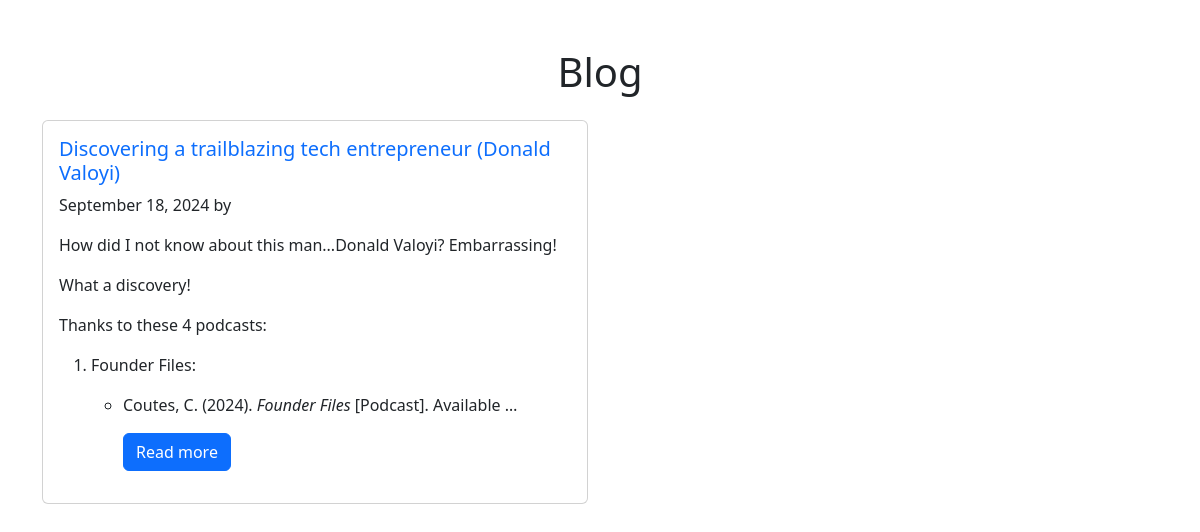
Screenshot of /blog/ with the database file from the repository.
### showcase/models.py (models this page shows, shortened)
class BlogPost(models.Model):
    title = models.CharField(max_length=200)
    body = HTMLField()
    created_at = models.DateTimeField(auto_now_add=True)
    updated_at = models.DateTimeField(auto_now=True)

### showcase/views.py (the view)
# urls.py: path('blog/', views.blog_list, name='blog_list'),
def blog_list(request):
    blog_posts = BlogPost.objects.order_by('-created_at')  # Display latest posts first
    return render(request, 'showcase/blog_list.html', {'blog_posts': blog_posts})

### showcase/templates/showcase/blog_list.html (shortened to what this page needs)
<!DOCTYPE html>
<html lang="en">
<head>
    <link href="https://cdn.jsdelivr.net/npm/bootstrap@5.3.0-alpha1/dist/css/bootstrap.min.css" rel="stylesheet">
</head>
<body>
    <div class="container mt-5">
        <h1 class="text-center mb-4">Blog</h1>
        <div class="row">
            {% for post in blog_posts %}
            <div class="col-md-6 mb-4">
                <div class="card h-100">
                    <div class="card-body">
                        <h5 class="card-title">
                            <a href="{% url 'showcase:blog_detail' post.pk %}" class="text-decoration-none">{{ post.title }}</a>
                        </h5>
                        <p class="card-text">{{ post.created_at|date:"F j, Y" }} by {{ post.author }}</p>
                        <p class="card-text">{{ post.body |safe |truncatewords:30 }}</p>
                        <a href="{% url 'showcase:blog_detail' post.pk %}" class="btn btn-primary">Read more</a>
                    </div>
                </div>
            </div>
            {% endfor %}
        </div>
    </div>
</body>
</html>

### rows the page displays
BlogPost: title "Discovering a trailblazing tech entrepreneur (Donald Valoyi)", created_at "September 18, 2024", body "How did I not know about this man...Donald Valoyi? Embarrassing! What a discovery! Thanks to these 4 podcasts: Founder Files: Coutes, C. (2024). Founder Files [Podcast]. Available …"
